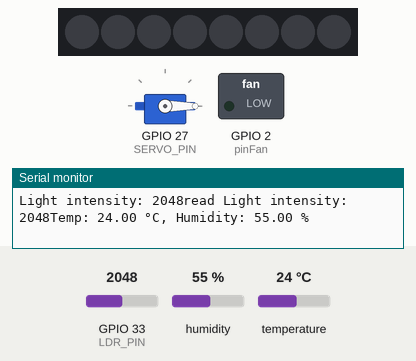
Recording of a sketch running on a simulated ESP32. On the bench: servo, 8 RGB LEDs in strip order, left to right, switched loads named in the sketch (green lamp = pin HIGH), the last lines printed to the serial monitor. The test bench sets the inputs (shaded band); at power-on: GPIO 33 (LDR_PIN) = 2048, humidity 55 %, temperature 24 °C. WiFi joins after 1.5 s; servers stay silent unless stated.

Above: at 3.0 s.
3.1 s: GPIO 33 (LDR_PIN) set to 3951
5.3 s: GPIO 33 (LDR_PIN) set to 4050
At 5.5 s:
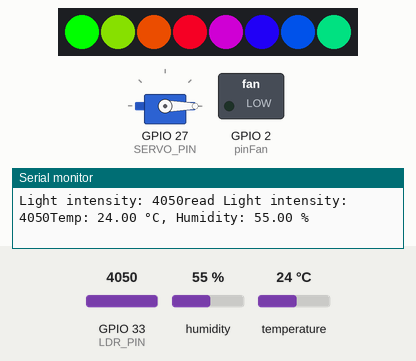
At 6.12 s:
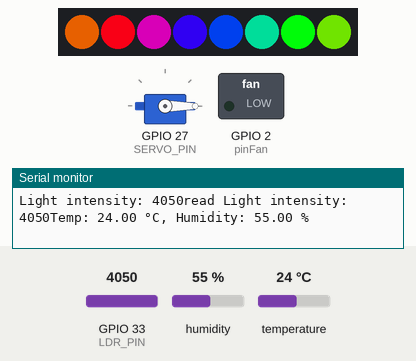
Timing chart, 0 to 20.2 s (numbered marks = the images above; inputs shaded):
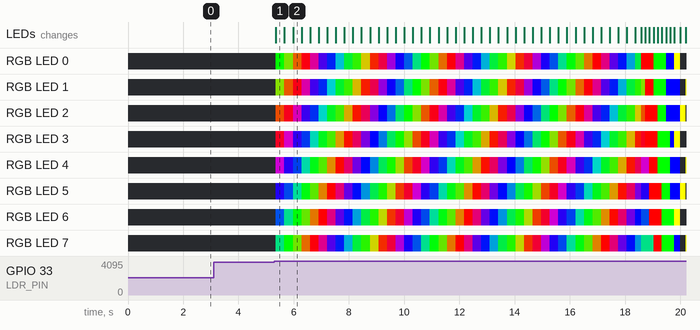

The sketch:

fullCombinedBlynk.ino
```cpp
#define BLYNK_TEMPLATE_ID "xxxxx"
#define BLYNK_TEMPLATE_NAME "xxxxx"
#define BLYNK_AUTH_TOKEN "xxxxx"

// Blynk and Wi-Fi
#include <WiFi.h>
#include <WiFiClient.h>
#include <BlynkSimpleEsp32.h>

char ssid[] = "xxxxx";      // Replace with your Wi-Fi SSID
char pass[] = "xxxxx";  // Replace with your Wi-Fi password

// Other libraries
#include <Adafruit_Sensor.h>
#include <DHT.h>
#include <SPI.h>
#include <MFRC522.h>
#include <ESP32Servo.h>
#include <Adafruit_NeoPixel.h>

// DHT11
#define DHTPIN 4
#define DHTTYPE DHT11
DHT dht(DHTPIN, DHTTYPE);

// Fan
#define pinFan 2
#define FAN_CHANNEL 3  // PWM channel for fan
#define FAN_FREQ 25000  // Fan PWM frequency in Hz
#define FAN_RESOLUTION 8

// RFID
#define SS_PIN 5
#define RST_PIN 22
MFRC522 mfrc522(SS_PIN, RST_PIN);
byte authorizedUID[] = {0x29, 0x48, 0x12, 0x05};

// Servo
Servo myservo;
#define SERVO_PIN 27

// Timer for periodic updates
BlynkTimer timer;

// Variables
int fanSpeed = 0;           // Fan speed from Blynk slider (V4)
bool doorState = false;     // Door state (false = closed, true = open)
unsigned long servoTimer = 0; // For non-blocking servo delay
bool blynkControl = false;  // Tracks if Blynk is controlling the door


int i = 0;

//neopixel
#define LED_PIN 16
#define NUM_LEDS 8
Adafruit_NeoPixel strip(NUM_LEDS, LED_PIN, NEO_GRB + NEO_KHZ800);

//Light
#define LDR_PIN 33

void setup() {
    Serial.begin(115200);

    // Servo setup
    myservo.attach(SERVO_PIN, 500, 2500); // Pin, min pulse (500µs), max pulse (2500µs)
    myservo.write(0);

    // RFID setup
    SPI.begin();
    mfrc522.PCD_Init();

    // DHT setup
    dht.begin();

    // Fan setup
    pinMode(pinFan, OUTPUT);
    // ledcSetup(FAN_CHANNEL, FAN_FREQ, FAN_RESOLUTION);  // Set up the PWM properties (freq and resolution)
    ledcAttach(pinFan, FAN_FREQ, FAN_RESOLUTION);
    ledcWrite(FAN_CHANNEL, 0); // Fan off initially

    //Light
    pinMode(LDR_PIN, INPUT_PULLUP);

    //Neonlight
    strip.begin();
    strip.show();
    strip.clear();

    // Wi-Fi and Blynk setup with status prints
    Serial.print("Connecting to Wi-Fi: ");
    Serial.println(ssid);
    WiFi.begin(ssid, pass);

    while (WiFi.status() != WL_CONNECTED) {
        delay(500);
        Serial.print(".");
    }
    Serial.println("");
    Serial.println("Wi-Fi connected successfully!");
    Serial.print("IP Address: ");
    Serial.println(WiFi.localIP());

    Serial.println("Connecting to Blynk server...");
    Blynk.begin(BLYNK_AUTH_TOKEN, ssid, pass);
    Serial.println("Connected to Blynk server!");

    // Timer to send sensor data every 2 seconds
    timer.setInterval(2000L, sendTempData);
    timer.setInterval(2000L, sendLightData);
}

// Blynk virtual pin handlers
BLYNK_WRITE(V1) {  // Door control (0 = close, 1 = open)
    int value = param.asInt();
    doorState = value;
    blynkControl = true;  // Blynk is now in control
    if (value == 1) {
        myservo.write(90);
        Serial.println("Door opened via Blynk");
    } else {
        myservo.write(0);
        Serial.println("Door closed via Blynk");
        blynkControl = false;  // Release Blynk control when closed
    }
}

BLYNK_WRITE(V4) {  // Fan speed control (slider 0–255)
    fanSpeed = param.asInt();
    ledcWrite(FAN_CHANNEL, fanSpeed);
    Serial.print("Fan speed set to: ");
    Serial.println(fanSpeed);
}

// Send sensor data to Blynk
float sendTempData() {
    float temperature = dht.readTemperature();
    float humidity = dht.readHumidity();

    if (isnan(temperature) || isnan(humidity)) {
        Serial.println("Failed to read from DHT sensor!");
        return -1;
    }

    Blynk.virtualWrite(V2, temperature);  // Send temperature to V2
    Blynk.virtualWrite(V3, humidity);     // Send humidity to V3
    Serial.print("Temp: ");
    Serial.print(temperature);
    Serial.print(" °C, Humidity: ");
    Serial.print(humidity);
    Serial.println(" %");

    return temperature;
}


BLYNK_WRITE(V0) { // Neon light mode selection
    int mode = param.asInt();
    switch (mode) {
        case 0:
            strip.clear();
            strip.show();
            Serial.println("Lights OFF");
            break;
        case 1:
            colorWipe(strip.Color(0, 0, 255), 20);
            Serial.println("Lights in NORMAL mode");
            break;
        case 2:
            rainbowCycle(10);
            Serial.println("Lights in RAINBOW mode");
            break;
        case 3:
            strobeEffect(strip.Color(255, 255, 255), 20);
            Serial.println("Lights in FLASH mode");
            break;
        case 4:
            theaterChase(strip.Color(255, 255, 0), 20);
            Serial.println("Lights in MOVING mode");
            break;
        default:
            Serial.println("Invalid mode selected!");
    }
}


//Send light sensor data to Blynk
int sendLightData() {
    int lightValue = analogRead(LDR_PIN);

    if (isnan(lightValue)) {
        Serial.println("Failed to read from Light sensor!");
        return -1;
    }

    Blynk.virtualWrite(V5, lightValue);  // Send light values to V4
    Serial.print("Light intensity: ");
    Serial.print(lightValue);

    return lightValue;
}

void loop() {
    Blynk.run();  // Handle Blynk communication
    timer.run();  // Run the timer for sensor updates
    int lightValue = sendLightData();
    Serial.print("read Light intensity: ");
    Serial.print(lightValue);
    // RFID logic (only if Blynk isn’t controlling)
    if (!blynkControl && mfrc522.PICC_IsNewCardPresent() && mfrc522.PICC_ReadCardSerial()) {
        if (isAuthorized(mfrc522.uid.uidByte, mfrc522.uid.size)) {
            Serial.println("Access Granted via RFID!");
            myservo.write(90);
            doorState = true;
            servoTimer = millis();  // Start timer for auto-close
            Blynk.virtualWrite(V1, 1);  // Update Blynk app
        } else {
            Serial.println("Access Denied!");
            if (!doorState) {  // Only close if Blynk hasn’t set it open
                myservo.write(0);
            }
        }
        mfrc522.PICC_HaltA();
        mfrc522.PCD_StopCrypto1();
    }

    // Auto-close door after 5000ms (only if Blynk isn’t keeping it open)
    if (doorState && !blynkControl && millis() - servoTimer >= 5000) {
        myservo.write(0);
        doorState = false;
        Blynk.virtualWrite(V1, 0);  // Update Blynk app
        Serial.println("Door auto-closed via RFID");
    }

     float temperature = sendTempData();

     if (temperature != -1) {
        if (!blynkControl) {
            if (temperature > 40) {
                ledcWrite(FAN_CHANNEL, 255);
            } else if (temperature > 32) {
                ledcWrite(FAN_CHANNEL, 127);
            } else {
                ledcWrite(FAN_CHANNEL, 0);
            }
        }
    }


        if (!blynkControl) {
            if (lightValue > 4000) {
                rainbowCycle(10);
                colorWipe(strip.Color(255, 0, 0), 50);
                colorWipe(strip.Color(0, 255, 0), 50);
                colorWipe(strip.Color(0, 0, 255), 50);
                theaterChase(strip.Color(255, 255, 0), 100);
            }
            else{
              strip.clear();
              strip.show();
            }
        }

}

bool isAuthorized(byte *uid, byte length) {
    if (length != sizeof(authorizedUID) / sizeof(authorizedUID[0])) return false;
    for (byte i = 0; i < length; i++) {
        if (uid[i] != authorizedUID[i]) return false;
    }
    return true;
}


//neon light patterns:

void rainbowCycle(int wait) {
    for (int j = 0; j < 256 * 5; j++) { // 5 cycles of all colors
        for (int i = 0; i < strip.numPixels(); i++) {
            strip.setPixelColor(i, Wheel((i * 256 / strip.numPixels() + j) & 255));
        }
        strip.show();
        delay(wait);
    }
}
// Helper function to generate rainbow colors
uint32_t Wheel(byte WheelPos) {
    if (WheelPos < 85) {
        return strip.Color(WheelPos * 3, 255 - WheelPos * 3, 0);
    } else if (WheelPos < 170) {
        WheelPos -= 85;
        return strip.Color(255 - WheelPos * 3, 0, WheelPos * 3);
    } else {
        WheelPos -= 170;
        return strip.Color(0, WheelPos * 3, 255 - WheelPos * 3);
    }
}

// Color wipe effect (one LED at a time)
void colorWipe(uint32_t color, int wait) {
    for (int i = 0; i < strip.numPixels(); i++) {
        strip.setPixelColor(i, color);
        strip.show();
        delay(wait);
    }
}

// Theater chase effect
void theaterChase(uint32_t color, int wait) {
    for (int j = 0; j < 10; j++) {  // 10 cycles
        for (int q = 0; q < 3; q++) {
            for (int i = 0; i < strip.numPixels(); i += 3) {
                strip.setPixelColor(i + q, color); // Turn every third pixel on
            }
            strip.show();
            delay(wait);
            for (int i = 0; i < strip.numPixels(); i += 3) {
                strip.setPixelColor(i + q, 0); // Turn every third pixel off
            }
        }
    }
}

void strobeEffect(uint32_t color, int delayTime) { //flashing lights
    for (int i = 0; i < 10; i++) { // Flash 10 times
        strip.fill(color);
        strip.show();
        delay(delayTime);
        strip.clear();
        strip.show();
        delay(delayTime);
    }
}
```

Measured:
- the behaviour switches between 4000 and 4001 on GPIO 33 (LDR_PIN) (found by bisection; images 0 and 1)
